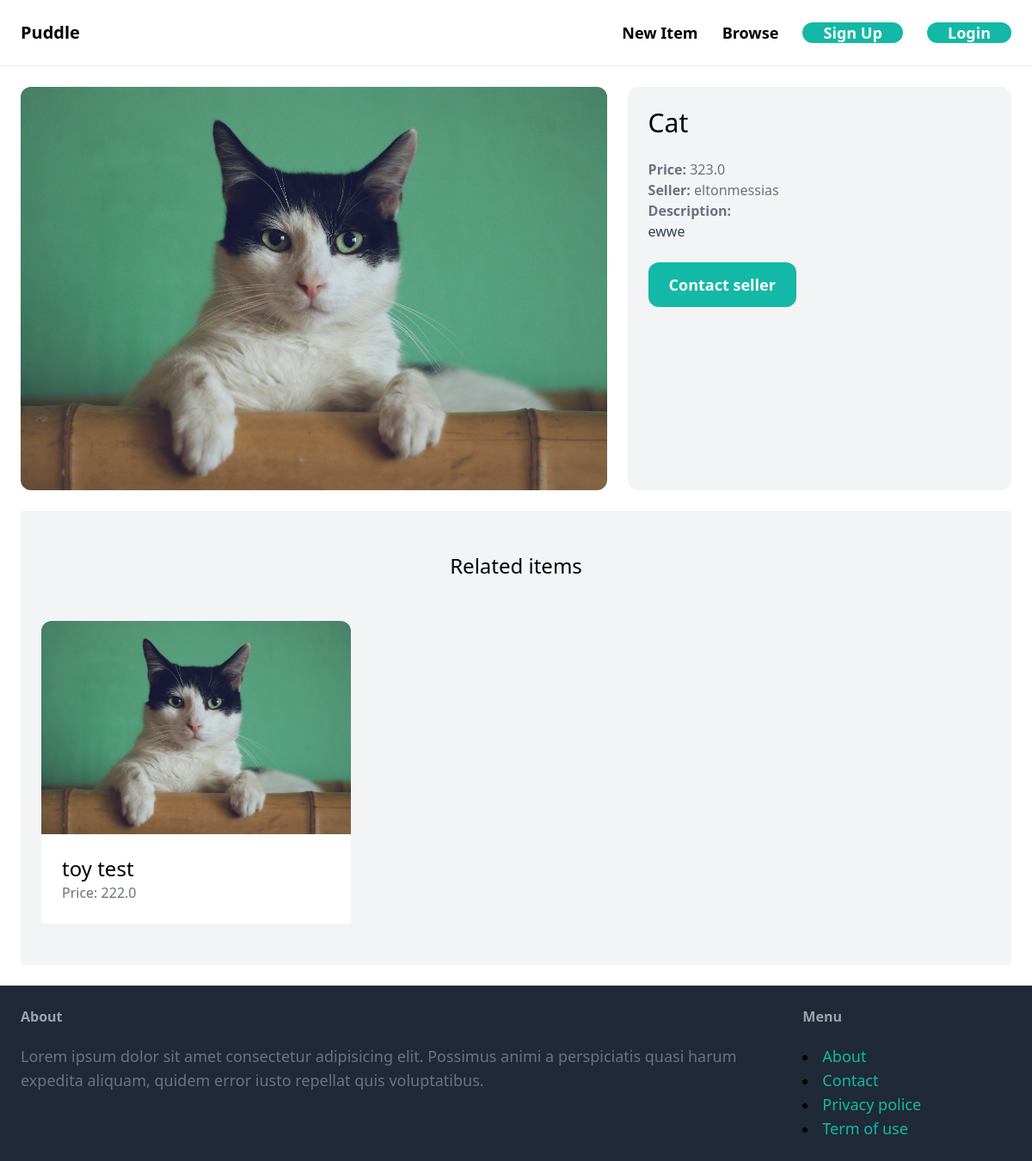
Screenshot of /items/3/ with the database file from the repository.
### item/models.py (models this page shows, shortened)
class Item(models.Model):
    category = models.ForeignKey(Category, related_name='items', on_delete=models.CASCADE)
    name = models.CharField(blank=True, null=True, max_length=255)
    description = models.TextField(blank=True, null=True)
    price = models.FloatField()
    image = models.ImageField(blank=True, upload_to='item_images', null=True)
    is_sold = models.BooleanField(default=False)
    created_by = models.ForeignKey(User, related_name='items', on_delete=models.CASCADE)
    created_at = models.DateTimeField(auto_now_add = True)

### item/views.py (the view)
# urls.py: path('<int:pk>/', views.detail, name="detail"),
def detail(request, pk):
    item = get_object_or_404(Item, pk=pk)
    related_items = Item.objects.filter(category=item.category, is_sold=False).exclude(pk=pk)[0:3]
    return render(request, 'item/detail.html',{
        'item': item,
        'related_items': related_items,
    })

### item/templates/item/detail.html (shortened to what this page needs)
{% extends 'core/base.html' %}
{% block content %}
<div class="grid grid-cols-5 gap-6">
    <div class="col-span-3">
        <img src="{{ item.image.url }}" class="rounded-xl">
    </div>
    <div class="col-span-2 p-6 bg-gray-100 rounded-xl">
        <h1 class="mb-6 text-3xl">{{ item.name }}</h1>
        <p class="text-gray-500"><strong>Price: </strong>{{ item.price }}</p>
        <p class="text-gray-500"><strong>Seller: </strong>{{ item.created_by.username }}</p>
        {% if item.description %}
        <p class="text-gray-700">
            <strong class="text-gray-500">Description:</strong><br>
            {{ item.description }}
        </p>
        {% endif %}
        {% if request.user == item.created_by %}
            <div class="mt-6 p-6 bg-white rounded-xl">
                <p>This is your item!</p>
                <a href="{ url 'item:edit' item.id }" class="inline-block mt-6 px-6 py-6 text-lg font-semibold bg-red-500 text-white rounded-xl">Edit</a>
                <a href="{% url 'item:delete' item.id %}" class="inline-block mt-6 px-6 py-6 text-lg font-semibold bg-red-500 text-white rounded-xl">Delete</a>
            </div>
        {% else %}
            <a href="{% url 'conversation:new' item.id %}" class="inline-block mt-6 px-6 py-3 text-lg font-semibold bg-teal-500 text-white rounded-xl hover:bg-teal-700">Contact seller</a>
        {% endif %}
    </div>
</div>
<div class="mt-6 px-6 py-12 bg-gray-100">
    <h2 class="mb-12 text-2xl text-center">Related items</h2>
    <div class="grid grid-cols-3 gap-3">
        {% for item in related_items %}
            <div>
                <a href="{% url 'item:detail' item.id %}">
                    <div>
                        <img src="{{ item.image.url }}" class="rounded-t-xl" alt=" ">
                    </div>
                    <div class="p-6 bg-white rounded-v-xl">
                        <h2 class="text-2xl">{{ item.name }}</h2>
                        <p class="text-gray-500">Price: {{ item.price }}</p>
                    </div>
                </a>
            </div>
        {% endfor %}
    </div>
</div>
{% endblock %}

### rows the page displays
Item: image (picture), name "Cat", price "323.0", created_by.username "eltonmessias", description "ewwe"
Item: image (picture), name "toy test", price "222.0"
